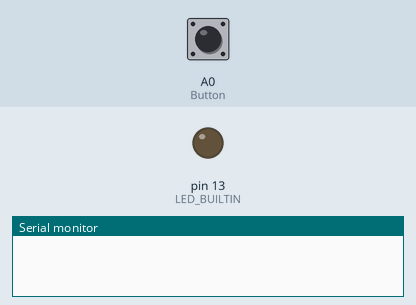
Recording of a program running on a simulated Teensy 3. Shown: output pins drawn as LEDs (lit = HIGH), the last lines printed to the serial monitor. The test bench sets the inputs (shaded band); at power-on: A0 (Button) HIGH.

Above: at 1.2 s.
1.3 s: A0 (Button) pulled LOW for 0.15 s
At 2.5 s:
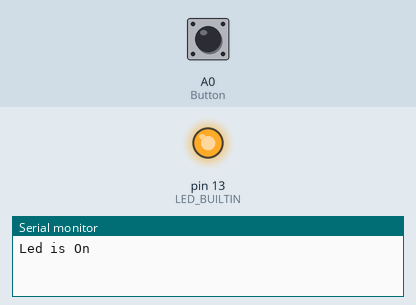
2.9 s: A0 (Button) pulled LOW for 1 s
At 3.8 s:
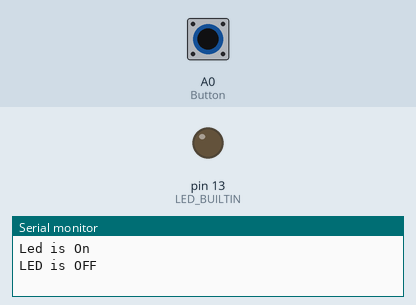
5.4 s: A0 (Button) pulled LOW for 3.2 s
At 5.7 s:
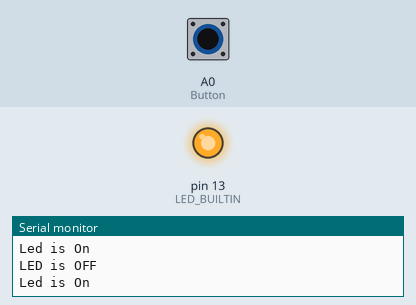
Timing chart, 0 to 8.4 s (numbered marks = the images above; inputs shaded):
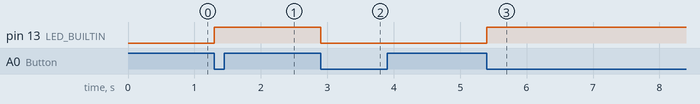

The program:

main.cpp
```cpp
#include <Arduino.h>
const uint8_t Button = A0;
bool status=0;

void setup()
  {
  Serial.begin(9600);
  pinMode(Button,INPUT_PULLUP);
  pinMode(LED_BUILTIN,OUTPUT);
  digitalWrite(LED_BUILTIN,LOW); // pyour setup code here, to run once:
  }

void loop() {


        if (digitalRead(Button) == 0)
        {
            status = !status;
            digitalWrite(LED_BUILTIN,status);
            if (status == 1)
            {
              Serial.println("Led is On");

            }
            else
            {
              Serial.println("LED is OFF");
            }

            delay(500);
            while(digitalRead(Button) == 0)
            {;}
        }

}
```

Measured:
- after the input at 1.3 s, pin 13 (LED_BUILTIN): LOW → HIGH at once
- after the input at 2.9 s, pin 13 (LED_BUILTIN): HIGH → LOW at once
- after the input at 5.4 s, pin 13 (LED_BUILTIN): LOW → HIGH at once
